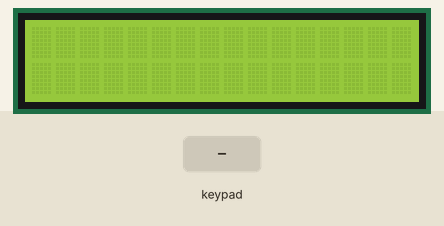
A sketch run on a simulated Arduino Uno, built with avr-gcc and run on an emulated ATmega328P. Parts: 16×2 character LCD. The test bench sets the inputs (shaded band).

Above: at 1.2 s.
1.3 s: keypad keys 7 6 5 4 D pressed 0.4 s apart
At 3.9 s:
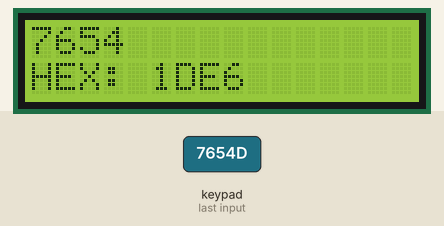
4.8 s: key 'B' pressed
At 5.6 s:
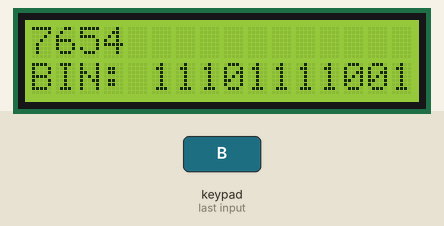
6.3 s: key 'A' pressed
At 6.6 s:
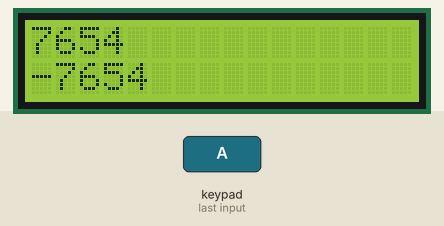
7.8 s: key 'D' pressed
At 9.0 s:
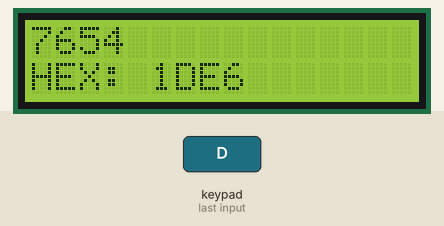
9.3 s: key 'C' pressed
At 10.0 s:
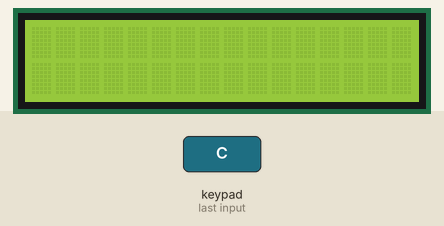
10.8 s: keypad keys 3 2 1 0 D pressed 0.4 s apart
At 13.7 s:
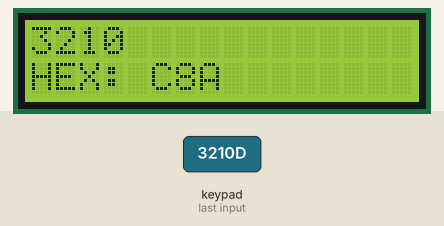
Timing chart, 0 to 15.2 s (numbered marks = the images above; inputs shaded):
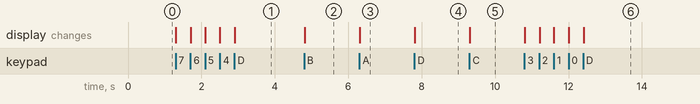

Measured:
- after the input at 1.3 s, the display: first changes at once (image 1 shows a later state)
- after the input at 4.8 s, the display: changes at once (image 2)
- after the input at 6.3 s, the display: changes at once (image 3)
- after the input at 7.8 s, the display: changes at once (image 4)
- after the input at 9.3 s, the display: changes at once (image 5)
- after the input at 10.8 s, the display: first changes at once (image 6 shows a later state)

The sketch:

lab51.ino
```cpp
#include <Keypad.h>
#include <Wire.h>
#include <LiquidCrystal.h>

LiquidCrystal lcd(13, 12, 11, 10, 9, 8);

unsigned int stevilo = 0;
int stevilo_neg = 0;

char customKey;
const byte ROWS = 4;
const byte COLS = 4;

char keys[ROWS][COLS] = {
  {'1', '2', '3', 'A'},
  {'4', '5', '6', 'B'},
  {'7', '8', '9', 'C'},
  {'*', '0', '#', 'D'}
};
byte rowPins[ROWS] = {7, 6, 5, 4};
byte colPins[COLS] = {3, 2, 1, 0};


Keypad customKeypad = Keypad( makeKeymap(keys), rowPins, colPins, ROWS, COLS);

void setup()
{
  lcd.begin(16, 2);
  lcd.clear();
  lcd.setCursor(0, 0);
}


void loop()
{

  customKey = customKeypad.getKey();
  switch (customKey)
  {
    case '0' ... '9': // Zajem števila
      lcd.setCursor(0, 0);
      if (stevilo <= 2300) {
        stevilo = stevilo * 10 + (customKey - '0');
        lcd.print(stevilo);
      }
      break;

    case 'A': // Zamenjaj predznak
      lcd.setCursor(0, 1);
      lcd.print("                ");
      stevilo_neg = stevilo * (-1);
      lcd.setCursor(0, 1);
      lcd.print(stevilo_neg);
      break;

    case 'B': // Binarno
      lcd.setCursor(0, 1);
      lcd.print("                ");
      lcd.setCursor(0, 1);
      lcd.print("BIN:");
      lcd.setCursor(5, 1);
      lcd.print(stevilo, BIN);
      break;

    case 'C':
      stevilo = 0;
      stevilo_neg = 0;
      lcd.clear();
      break;

    case 'D': // Hex
      lcd.setCursor(0, 1);
      lcd.print("                ");
      lcd.setCursor(0, 1);
      lcd.print("HEX:");
      lcd.setCursor(5, 1);
      lcd.print(stevilo, HEX);
      break;
  }
}
```
